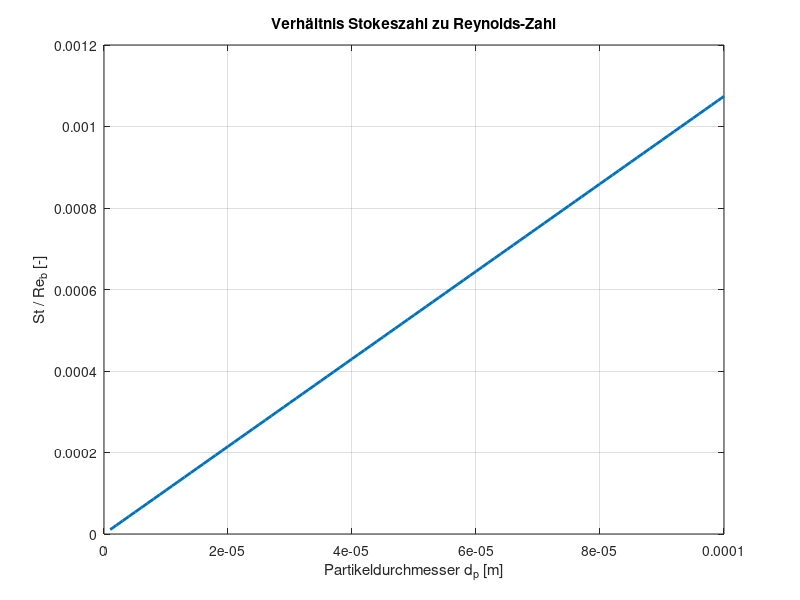

Recreate this plot in MATLAB.
clear; clc;

% Parameter
rho_p = 2500;
rho_b = 1.293;
mu    = 1.8e-5;
Ub    = 5.0;
L     = 0.1;

i = 1:100;

dp = i * 1e-6;     % Partikeldurchmesser [m]
db = i * 1e-4;     % Blasendurchmesser [m]

% Kennzahlen
St  = rho_p .* dp.^2 .* Ub ./ (18 * mu * L); % Partikelträgheit zur Strömungsgeschwindigkeit des Fluids
Reb = Ub .* db .* rho_b ./ mu;               % Trägheitskräfte zu viskosen Kräfte

% Verhältnis
ratio = St ./ Reb;

% Plot
figure
plot(dp, ratio, 'LineWidth', 2)
grid on
xlabel('Partikeldurchmesser d_p [m]')
ylabel('St / Re_b [-]')
title('Verhältnis Stokeszahl zu Reynolds-Zahl')
